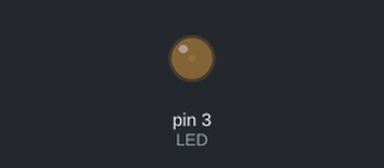
Bench run of a sketch on a simulated Arduino Uno, built with avr-gcc and run on an emulated ATmega328P. Parts: output pins drawn as LEDs (lit = HIGH).

Above: at 0.05 s.
At 2.25 s:
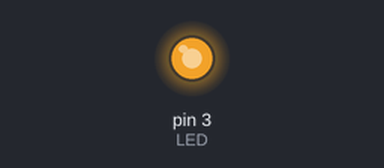
At 3.35 s:
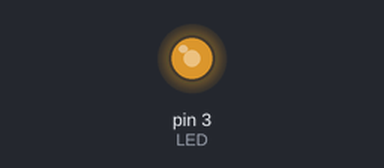
At 4.5 s:
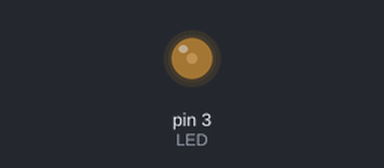
Timing chart, 0 to 6.6 s (numbered marks = the images above):
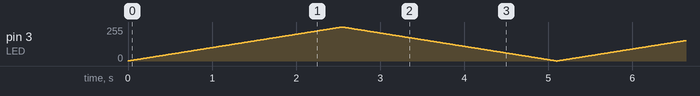

The sketch:

LED_PWM.ino
```cpp
#define LED 3
#define delayTime 10 // fading time between colors

void setup() {
  pinMode(LED, OUTPUT);
  digitalWrite(LED, LOW);
}

// define variables
int level = 0;
bool increase = true;

// main loop
void loop()
{
  // the level is tuned between 0 and 255 on each loop iteration
  if (increase) {
    level += 1;
    if (level >= 255) {
      increase = false;
    }
  }
  else {
    level -= 1;
    if (level <= 0) {
      increase = true;
    }
  }

  //the new level is applied to the LED
  analogWrite(LED, level);

  //a delay to make the fading visible
  delay(delayTime);
}
```
